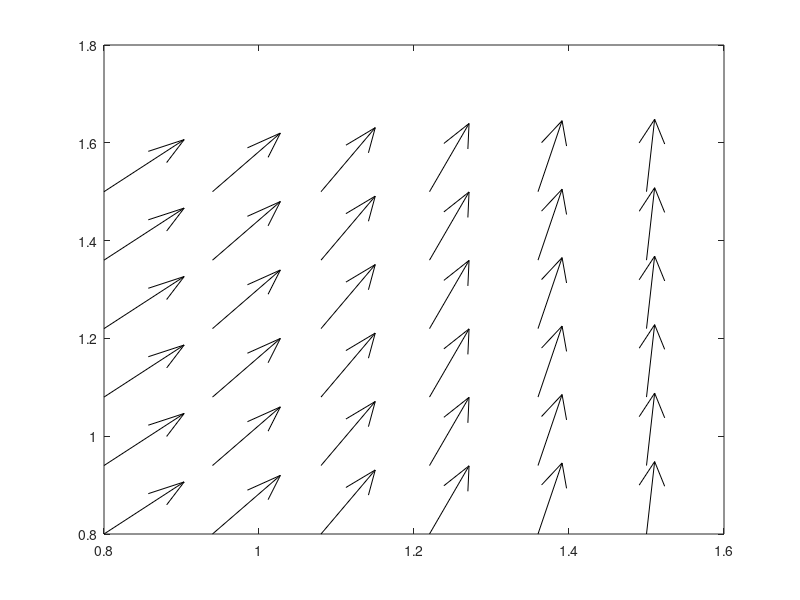

Reproduce this figure in MATLAB. (Note: this script raises an error after producing the figure.)
% Create arbitrary vector field

x = linspace( 0.8, 1.5, 6 );
y = linspace( 0.8, 1.5, 6 );
[x, y] = meshgrid( x, y );
% xShift = linspace( 0, 0.7, 6 )';
% x = x + repmat( xShift, 1, 6 )';

u = cos(x);
v = sin(x);

qPlot = quiver( x, y, u, v, 'k' );
qPlot.LineWidth = 2;
qPlot.Color = [0, 0, 0];
qPlot.MaxHeadSize = 0.1;
qPlot.AlignVertexCenters = 'on';
axis off;